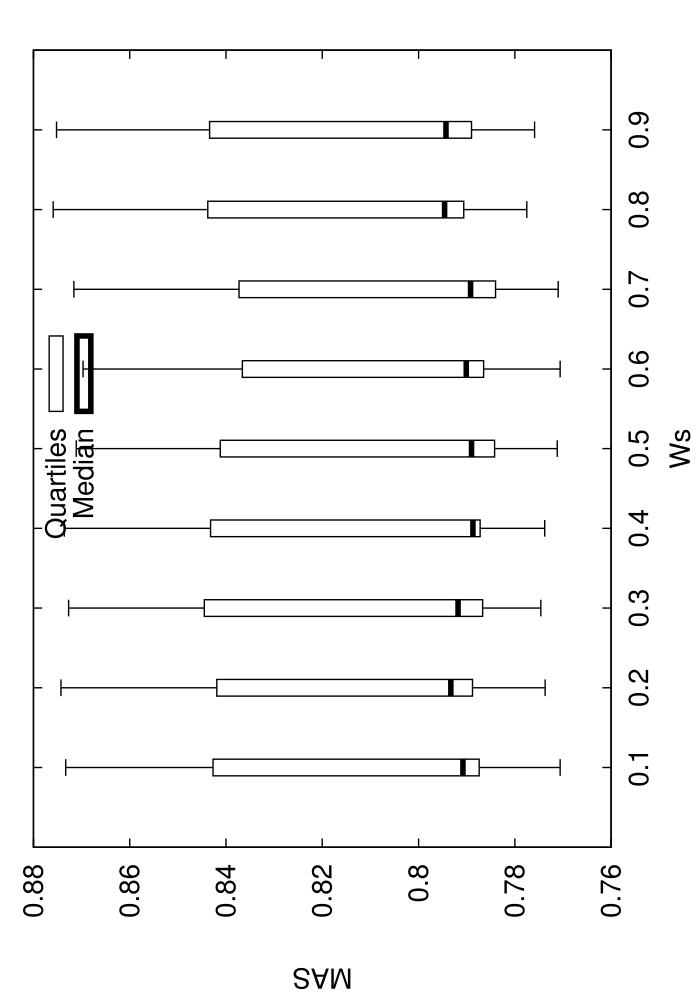

This chart was generated by the following gnuplot code:
set terminal postscript enhanced 20
set xrange[0:1]
set xlabel 'Ws'
set ylabel 'MAS'
set key ins vert center top spacing 1.0
set output 'stat_SIM_WI04.dat.eps'
set bars 4.0
set style fill empty
plot 'stat_SIM_WI04.dat.elab' using 1:3:2:6:5:xticlabel(1) with candlesticks lt -1 lw 1 title 'Quartiles' whiskerbars,'' using 1:4:4:4:4:xticlabels(1) with candlesticks lt -1 lw 4 title 'Median'
